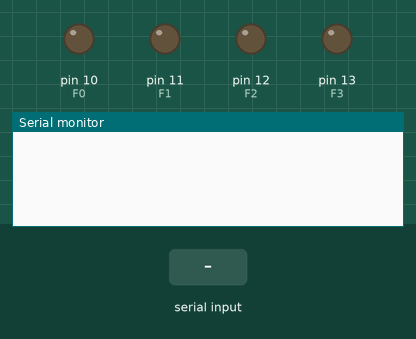
Simulated run of this sketch. Board: Arduino Uno, built with avr-gcc and run on an emulated ATmega328P. Shown: output pins drawn as LEDs (lit = HIGH), the last lines printed to the serial monitor. Inputs (shaded band) come from the test bench.

Above: at 1.2 s.
1.3 s: "90,45\n" received over Serial
At 2.5 s:
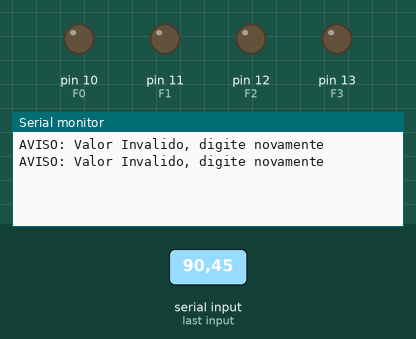
2.8 s: "30,150\n" received over Serial
At 3.6 s:
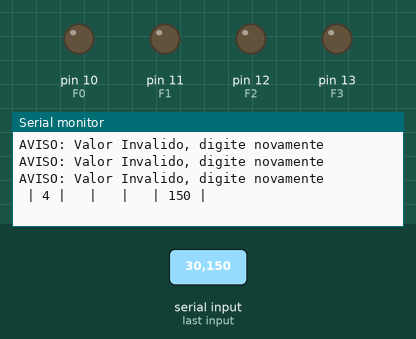
4.3 s: "200\n" received over Serial
At 5.6 s:
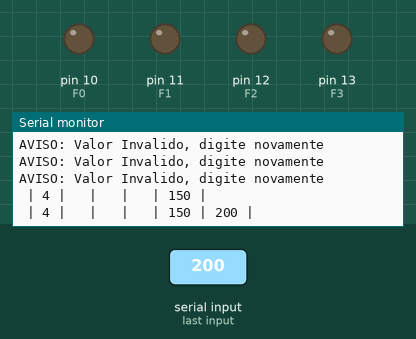

The sketch:

ula_4_bits.ino
```cpp
/*
EP_04 - ULA 4 Bits + Arduino
Membros do grupo:
- Luís Augusto Lima de Oliveira (805413)
- Samuel Horta de Faria (801528)
- Victor Ferraz de Moraes (802371)

Criação: 09/04/2024
*/
#include <string.h>
#include <stdlib.h>

//Pinos de saída
int F3 = 13, F2 = 12, F1 = 11, F0 = 10;
//posições das variáveis
int pc = 0, w=1, x=2, y=3;
const int TAM = 100;
String memoria[TAM];
String instrucao;


void setup()
{
  //configuração dos pinos como saída
  pinMode(F3, OUTPUT);
  pinMode(F2, OUTPUT);
  pinMode(F1, OUTPUT);
  pinMode(F0, OUTPUT);

  //inicialização do serial com a configuração da taxa de transferencia
  Serial.begin(9600);

}


void loop()
{
  //teste para saber se há entrada no buffer
  if(Serial.available()>2){
    //reiniciar posição inicial das operações ULA para cada execução
    memoria[pc] = 4;
    memoria[x] = memoria[y] = memoria[w] = " ";
    atualizaLeds(0);
    int pos = 4;
    //leitura de cada char
    instrucao = "";
    delay(1); instrucao += (char) Serial.read();
    delay(1); instrucao += (char) Serial.read();
    delay(1); instrucao += (char) Serial.read();

    while(instrucao.compareTo("fim") != 0){
 		//teste se é um valor válido
      	bool ehValido = true;
      	for(int i=0; i<3; i++){
          	int val = hexToInt(instrucao.charAt(i));
          	//Se fora do intervalo de 0 a 15 então não é um valor válido
          	if( val < 0 ||  val >15){
          		ehValido = false;
              	i=3;
            }
        }

      	//Se valido inserir no vetor
      	if(ehValido){
            //inserir no vetor
            if(pos != TAM){
                memoria[pos++] = instrucao;
                dumpMemoria(pos);
            } else {
                Serial.print("\nNao e possivel acumular mais operacoes\n");
            }
        //Se inválido não insere e imprime na tela avisando o erro
        } else {
        	Serial.print("\nAVISO: Valor Invalido, digite novamente\n");
        }

      	//Esperar que o buffer de entrada seja a quantidade correta de char
        while(Serial.available()<3);
        //leitura de cada char
        instrucao = "";
    	delay(1); instrucao += (char) Serial.read();

      	//Tratamento para pular qualquer valor abaixo de '0', incluindo \n e espaço
        if(instrucao.charAt(0) <48){
          	instrucao = "";
          	while(Serial.available()<3);
        	delay(1); instrucao += (char) Serial.read();
        }
    	delay(1); instrucao += (char) Serial.read();
    	delay(1); instrucao += (char) Serial.read();

    }

    int posTeste;
    while((posTeste = memoria[pc].toInt()) < pos){
        memoria[x] = memoria[posTeste].charAt(0);
      	memoria[y] = memoria[posTeste].charAt(1);
      	memoria[w] = ULA(memoria[x].charAt(0), memoria[y].charAt(0), memoria[posTeste].charAt(2));

      	dumpMemoria(pos);
      	atualizaLeds( hexToInt(memoria[w].charAt(0)) );
        delay(2000); //espera de 2 segundos para cada execução
      	memoria[pc] = posTeste+1;
    }
    Serial.print("\n------Fim-execucao-ULA-------\n\n");
	atualizaLeds(0);
  }
}

void dumpMemoria(int qtdeElementos){
  	Serial.print(" | ");
  	for(int i = 0; i<qtdeElementos; i++){
      	Serial.print(memoria[i]);
      	Serial.print(" | ");
    }
	Serial.print("\n");
}

//Atualiza os leds que representam o binário a partir do valor do resto da divisão de 2
void atualizaLeds(int valor){

  // Atualiza os LEDs de acordo com o valor binário
  for (int i = 0; i < 4; i++) {
    int bit = valor % 2; // Extrai o bit correspondente do valor
    digitalWrite(i+F0, bit);
    valor/=2; //atualiza valor
  }
}

char ULA(int x, int y, int op){
	int resultado = 0;
  	//tranformar pra inteiro para melhor manipulação
  	x = hexToInt(x);
  	y = hexToInt(y);
    op = hexToInt(op);

  	//seleção das operações
    switch (op){
		case 0:
      		resultado = NOT(y);
      		break;
      	case 1:
      		resultado = NOT(AND(NOT(x), y));
      		break;
      	case 2:
			resultado = AND(NOT(x), y);
      		break;
      	//case 3:
      		//não necessário, já que o valor inicial de resultado já é 0
      	case 4:
      		resultado = NOT(AND(x, y));
      		break;
      	case 5:
			resultado = NOT(x);
      		break;
      	case 6:
      		resultado = XOR(x, y);
      		break;
      	case 7:
      		resultado = AND(x, NOT(y));
      		break;
      	case 8:
      		resultado = OR(NOT(x), NOT(y));
      		break;
      	case 9:
      		resultado = XOR(NOT(x), NOT(y));
      		break;
      	case 10:
      		resultado = y;
      		break;
      	case 11:
      		resultado = AND(x, y);
      		break;
      	case 12:
      		resultado = 15;
      		break;
      	case 13:
      		resultado = OR(x, NOT(y));
      		break;
      	case 14:
      		resultado = OR(x, y);
      		break;
      	case 15:
      	resultado = x;
    }

  	//return tranformando novamente para hexa
  	return intToHex(resultado);
}

int AND (int x, int y){
	return (x & y);
}

int OR(int x, int y){
 	return (x | y);
}

int not_fix(int x){
  	//Quando negado, fica menor que 0, na seguinte sequência: ~ 0 = -1, ~ 1 = -2, dai em diante. Dessa forma executa-se x+15 para pegar o valor correto do NOT
	return x+16;
}

int NOT(int x){
	return not_fix(~ x);
}

int XOR(int x, int y){
	return (x ^ y);
}

int hexToInt(int x){
  	// Se menor que A o valor será entre '0' e '9', valendo assim o ascii de x - ascii de '0' (48)
  	// Senão será um valor será entre 'A' e 'F', valendo assim o ascii de x - 55 para que dê 10 ou acima (ascii de A = 65)

  	return x < 'A' ? x - 48 : x - 55 ;
}


char intToHex(int x){

    // Se menor que 10 então é um inteiro, sendo assim adicionar 48 para retornar ao char correto
  	// se maior ou igual a 10 então é um valor entre A e F, sendo assim necessário adicionar 55 para retornar ao char correto
  	return x < 10 ? x + 48 : x + 55;

}
```

Measured:
- after the input at 1.3 s, the serial monitor: prints a new line at once (image 1)
- after the input at 2.8 s, the serial monitor: prints a new line after 0.05 s (image 2)
- after the input at 4.3 s, the serial monitor: prints a new line at once (image 3)
